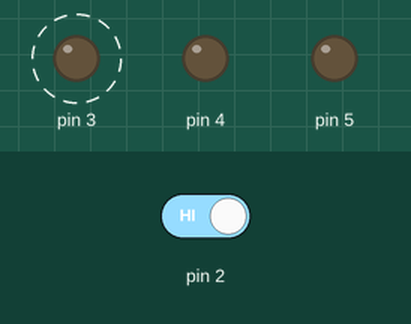
Recording of a sketch running on a simulated Arduino Uno, built with avr-gcc and run on an emulated ATmega328P. Shown: output pins drawn as LEDs (lit = HIGH). Dashed ring = blinking. Inputs (shaded band) come from the test bench; at power-on: pin 2 HIGH.

Above: at 1.8 s.
1.9 s: pin 2 driven LOW
At 5.4 s:
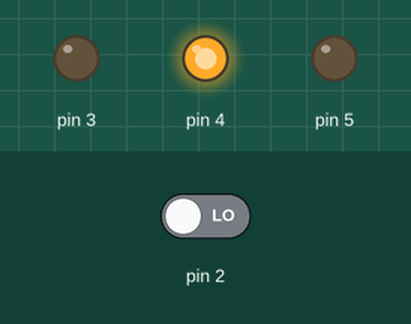
At 6.3 s:
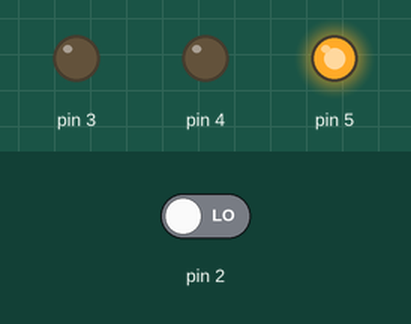
6.5 s: pin 2 driven HIGH
At 8.8 s:
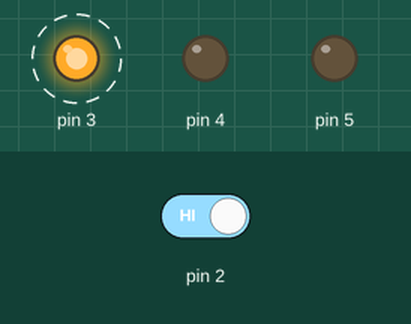
Timing chart, 0 to 15.5 s (numbered marks = the images above; inputs shaded):
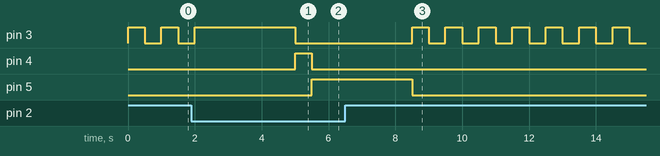

Measured:
- after the input at 1.9 s, pin 4: LOW → HIGH after 3.1 s, → LOW 0.50 s later; pin 5: LOW → HIGH after 3.6 s
- after the input at 6.5 s, pin 4: stays LOW (without the input it goes to HIGH after 5.0 s); pin 5: goes on until 8.5 s, then stays LOW
- by itself, pin 3: alternates HIGH for 0.50 s and LOW for 0.50 s

The sketch:

lesson_3_traffic_light_button_code.ino
```cpp
void setup() {
  // put your setup code here, to run once:
  pinMode(2,INPUT);
  pinMode(3,OUTPUT);
  pinMode(4,OUTPUT);
  pinMode(5,OUTPUT);
}

void loop() {
  // put your main code here, to run repeatedly:
  if (digitalRead(2) == LOW) {
      digitalWrite(3, HIGH);
      digitalWrite(4, LOW);
      digitalWrite(5, LOW);
      delay(3000);
      digitalWrite(3, LOW);
      digitalWrite(4, HIGH);
      digitalWrite(5, LOW);
      delay(500);
      digitalWrite(3, LOW);
      digitalWrite(4, LOW);
      digitalWrite(5, HIGH);
      delay(3000);
    }
    if (digitalRead(2) == HIGH) {
      digitalWrite(4, LOW);
      digitalWrite(5, LOW);
      digitalWrite(3, HIGH);
      delay(500);
      digitalWrite(3, LOW);
      delay(500);
    }
}
```
